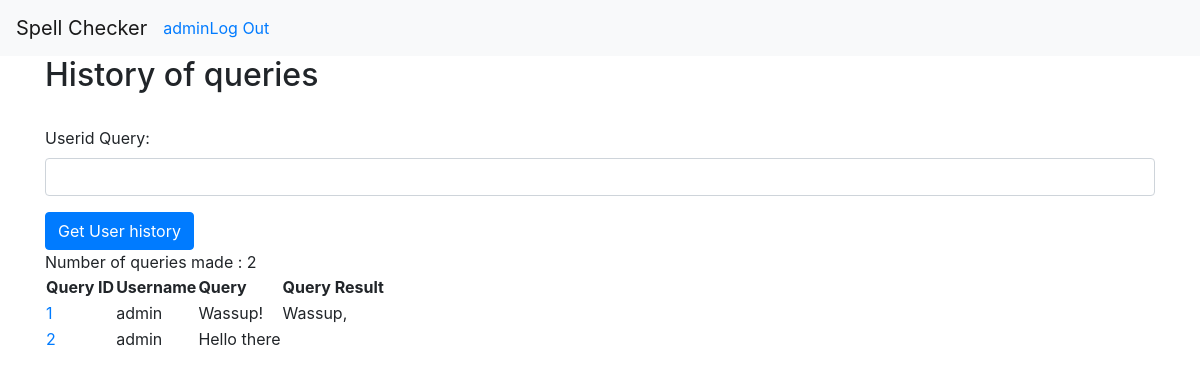
The app's page /history (signed in), older data.
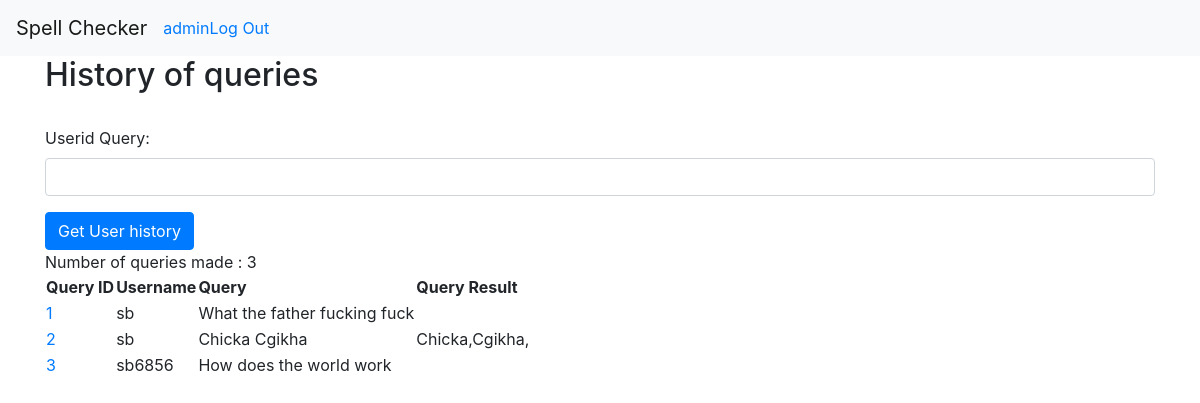
The same page, newer data.
### tables this page shows
CREATE TABLE user (
    id INTEGER PRIMARY KEY AUTOINCREMENT,
    uname TEXT UNIQUE NOT NULL,
    phone_number TEXT NOT NULL,
    password TEXT NOT NULL
);

CREATE TABLE logs(
    id INTEGER PRIMARY KEY AUTOINCREMENT,
    uname TEXT NOT NULL,
    request TEXT NOT NULL,
    result TEXT NOT NULL
);

### spellchecker.py (the view, shortened to what this page needs)
@root_view.route('/history', methods=['GET', 'POST'])
@isLoggedIn
def get_queries():
    if request.method == 'GET':
        db_connection = database.get_db()
        db_cursor = db_connection.cursor()
        query_list = []
        if g.user['uname'] != 'admin':
            select_query = 'SELECT * FROM logs WHERE uname = ?'
            uname = g.user['uname']
            queries = db_cursor.execute(select_query,(uname,))
            for row in queries:
                query_list.append({
                "queryid": str(row[0]),
                "username": str(row[1]),
                "querytext": str(row[2]),
                "queryresults": str(row[3])
                })
            print(query_list)
        else:
            select_query = 'SELECT * FROM logs'
            queries = db_cursor.execute(select_query)
            for row in queries:
                query_list.append({
                "queryid": str(row[0]),
                "username": str(row[1]),
                "querytext": str(row[2]),
                "queryresults": str(row[3])
                })
            print(query_list)
        return render_template('/history.html', list=query_list)

### database.py (called while the page is built)
def get_db():
    if 'db' not in g:
        g.db = sqlite3.connect(
            current_app.config['DATABASE'],
            detect_types=sqlite3.PARSE_DECLTYPES
        )
        g.db.row_factory = sqlite3.Row
    return g.db

### login.py (called while the page is built)
@root_view.before_app_request
def check_if_user_isLoggedIn():
    user_session_id = session.get('session_id')
    print(user_session_id)
    select_query = 'SELECT * FROM user WHERE id = ?'
    if user_session_id is None:
        g.user = None
    else:
        g.user = get_db().execute(select_query, (user_session_id,)).fetchone()

def isLoggedIn(view):
    @functools.wraps(view)
    def wrapped_view(**kwargs):
        if g.user is None:
            return redirect(url_for('login.login'))
        return view(**kwargs)
    return wrapped_view

### spellchecker.py (called while the page is built)
@root_view.after_request
def cache(response):
    response.headers["X-Frame-Options"] = "SAMEORIGIN"
    response.headers['Content-Security-Policy'] = "default-src 'self'"
    return response

### templates/history.html (shortened to what this page needs)
{% extends 'base.html' %}
{% block content %}
<div class="container">
    <h2>History of queries</h2>
    <br/>
    {% if g.user['uname'] == 'admin' %}
    <form method="post" action="/history">
        <div class="form-group">
            <label for="userid">Userid Query:</label>
            <input class="form-control vresize" name="userquery" id="userquery" required ></textarea>
        </div>
        <button type="submit" class="btn btn-primary">Get User history</button>
    </form>
    {% endif %}
    <span id="numqueries">Number of queries made : {{list|length}}</span>
    <table>
        <tr>
            <th>Query ID</th>
            <th>Username</th>
            <th>Query</th>
            <th>Query Result</th>
        </tr>
        {% for query in list %}
        <tr>
            <td id="query{{query.queryid}}">
                <a href="/history/query{{query.queryid}}">{{query.queryid}}</a>
            </td>
            <td id="username">{{query.username}}</td>
            <td id="querytext">{{query.querytext}}</td>
            <td id="queryresults">{{query.queryresults}}</td>
        </tr>
        {% endfor %}
    </table>
</div>
{% endblock %}

### templates/base.html (shortened to what this page needs)
<!doctype html>
<html>
<head>
{% block head %}
  <link rel="stylesheet" href="static/bootstrap/css/bootstrap.min.css">
  {% endblock %}
</head>
<body>
{% block navbar %}
<nav class="navbar navbar-expand-lg navbar-light bg-light">
    <span class="navbar-brand">Spell Checker</span>
    <div class="collapse navbar-collapse" id="navbarNav">
      <ul class="navbar-nav">
        {% if g.user %}
        <li class="nav-item">
          <a href="{{ url_for('spellchecker.get_queries') }}">{{ g.user['uname'] }}</a>
        </li>
        <li class="nav-item">
          <a href="{{ url_for('login.logout') }}">Log Out</a>
        </li>
        {% endif %}
      </ul>
    </div>
  </nav>
{% endblock %}
{% block content %}{% endblock %}

Row changes from the older to the newer data that the page shows:
changed logs id 1: username "admin" → "sb"; querytext "Wassup!" → "What the father fucking fuck"; queryresults "Wassup," → (not shown)
changed logs id 2: username "admin" → "sb"; querytext "Hello there" → "Chicka Cgikha"; queryresults (not shown) → "Chicka,Cgikha,"
added logs: queryid "3", username "sb6856", querytext "How does the world work"
Text that changed along with them:
{{ list|length }}: "2" → "3"
